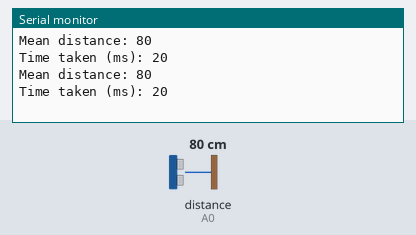
The sketch below on a simulated Arduino Uno, built with avr-gcc and run on an emulated ATmega328P. On the bench: the last lines printed to the serial monitor. Inputs (shaded band) come from the test bench; at power-on: distance to the obstacle (sensor on A0) 80 cm.

Above: at 2.8 s.
2.9 s: distance to the obstacle (sensor on A0) set to 2 cm
At 3.5 s:
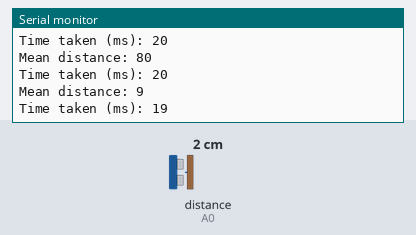
7.1 s: distance to the obstacle (sensor on A0) set to 18 cm
At 8.0 s:
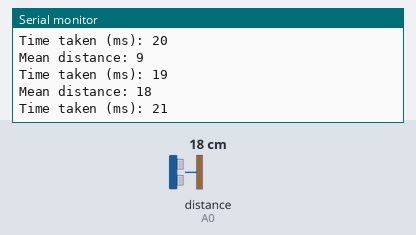
Timing chart, 0 to 10.1 s (numbered marks = the images above; inputs shaded):
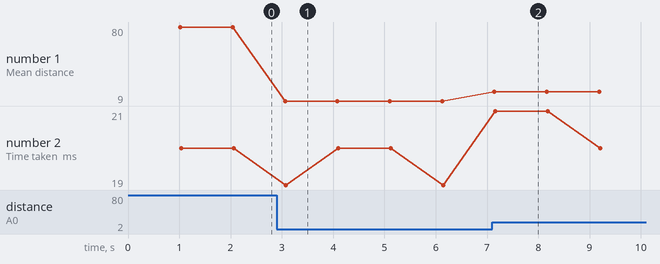

The sketch:

SharpSensorCm.ino
```cpp
#include <SharpIR.h>

#define ir A0
#define model 1080
// ir: the pin where your sensor is attached
// model: an int that determines your sensor:  1080 for GP2Y0A21Y
//                                            20150 for GP2Y0A02Y
//                                            (working distance range according to the datasheets)

SharpIR SharpIR(ir, model);

void setup() {
  // put your setup code here, to run once:
  Serial.begin(9600);
}

void loop() {
  delay(1000);

  unsigned long pepe1=millis();  // takes the time before the loop on the library begins

  int dis=SharpIR.distance();  // this returns the distance to the object you're measuring
  Serial.print("Mean distance: ");  // returns it to the serial monitor
  Serial.println(dis);

  unsigned long pepe2=millis()-pepe1;  // the following gives you the time taken to get the measurement
  Serial.print("Time taken (ms): ");
  Serial.println(pepe2);

}
```

Measured:
- after the input at 2.9 s, the serial monitor: prints a new line after 0.16 s (image 1)
- after the input at 7.1 s, the serial monitor: prints a new line at once (image 2)
- plotted number 1: 80 → 9 after the input at 2.9 s, 9 → 18 after the input at 7.1 s
